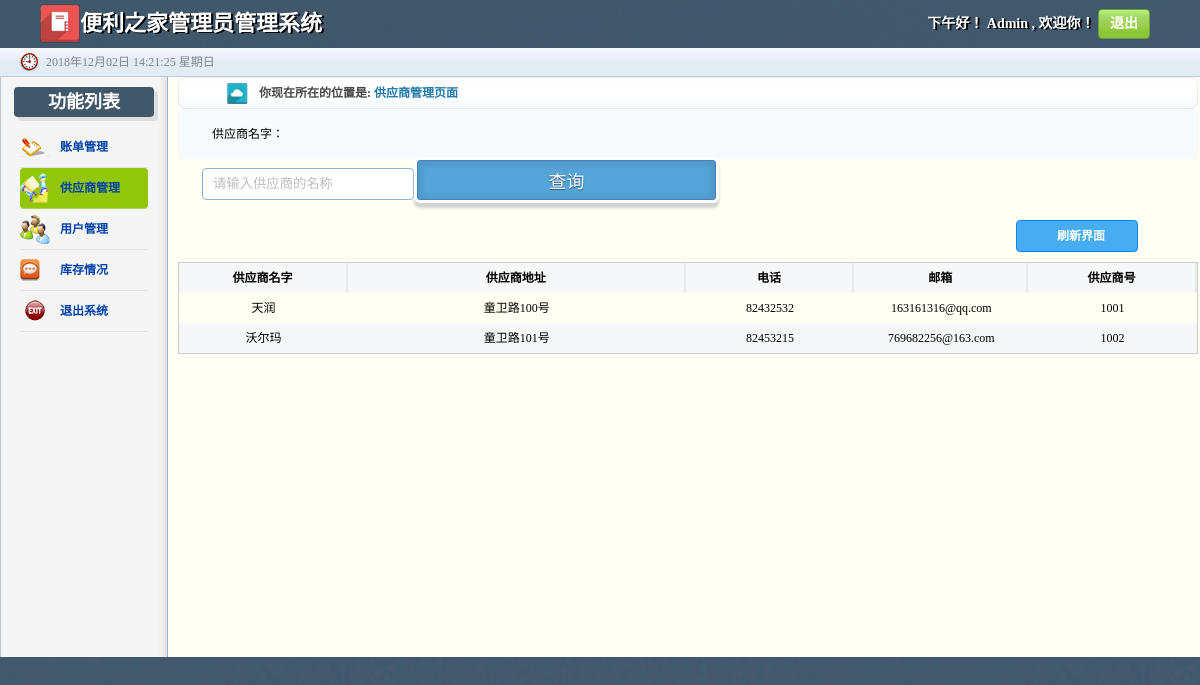
Screenshot of /1/providerList.php with the database file from the repository.
### tables this page shows
CREATE TABLE `supplier` (
  `供应商名字` varchar(20) NOT NULL,
  `供应商地址` varchar(40) NOT NULL,
  `供应商电话` int(11) NOT NULL,
  `邮箱` varchar(40) DEFAULT NULL,
  `供应商号` int(11) DEFAULT NULL
);

### 1/providerList.php (the view, shortened to what this page needs)
<!DOCTYPE html>
<html>
<head lang="en">
    <link rel="stylesheet" href="css/public.css"/>
    <link rel="stylesheet" href="css/style.css"/>
</head>
<body>
<header class="publicHeader">
    <h1>便利之家管理员管理系统</h1>
    <div class="publicHeaderR">
        <p><span>下午好！</span><span style="color: #ffffff"> Admin</span> , 欢迎你！</p>
        <a href="login.html">退出</a>
    </div>
</header>
<section class="publicTime">
    <span id="time">2015年1月1日 11:11  星期一</span>
</section>
<section class="publicMian ">
    <div class="left">
        <h2 class="leftH2">功能列表</h2>
        <nav>
            <ul class="list">
                <li><a href="billshow.php">账单管理</a></li>
                <li id="active"><a href="providerList.php">供应商管理</a></li>
                <li><a href="userList.php">用户管理</a></li>
                <li><a href="kucun.php">库存情况</a></li>
                <li><a href="../login_admin.html">退出系统</a></li>
            </ul>
        </nav>
    </div>
    <div class="right">
        <div class="location">
            <strong>你现在所在的位置是:</strong>
            <span>供应商管理页面</span>
        </div>
        <div class="search">
            <span>供应商名字：</span>
			<form action="providerresult.php" method="get">
            <input type="text" name="gysmz" placeholder="请输入供应商的名称"/>
            <input type="submit"  name="submit" value="查询"/>
			</form>
            <a href="providerList.php">刷新界面</a>
        </div>
        <table class="providerTable" cellpadding="0" cellspacing="0">
            <tr class="firstTr">
                <th width="10%">供应商名字</th>
                <th width="20%">供应商地址</th>
                <th width="10%">电话</th>
                <th width="10%">邮箱</th>
                <th width="10%">供应商号</th>
            </tr>
            <?php
$hostname='localhost';
$user='vans';
$password='123456';
$link=mysqli_connect($hostname,$user,$password,'shop');
mysqli_query($link,"set names utf8");
$sql="select * from supplier";
$result=mysqli_query($link,$sql);
while($row=mysqli_fetch_row($result)){
echo<<<TR
<tr>
                <td>{$row[0]}</td>
                <td>{$row[1]}</td>
                <td>{$row[2]}</td>
                <td>{$row[3]}</td>
                <td>{$row[4]}</td>
                </tr>
TR;
	}
			?>
        </table>
    </div>
</section>
</body>
</html>

### 1/css/public.css (style rules this page uses)
body { font-size: 12px; background:url("../img/89.jpg"); }
a { text-decoration: none; }
li { list-style: none; }
.publicHeader { height: 48px; line-height: 48px; font-size: 14px; background: url("../img/3.jpg"); }
.publicHeader h1 { float: left; color: #fff; font-size: 22px; padding-left:80px; text-shadow: 2px 1px #000; background: url("../img/19.png") 30px center no-repeat; }
.publicHeaderR { float: right; color: #fff; margin-right: 50px; }
.publicHeaderR p { display: inline-block; font-weight: bold; text-shadow: 2px 1px #000; }
.publicHeaderR a { width: 50px; height: 28px; display: inline-block; border: 1px solid #679e43; background: linear-gradient(to bottom,#baf076,#a2d866,#9cd055,#8dc838,#8bc93a); line-height: 28px; text-align: center; border-radius: 4px; font-weight: bold; color: #fff; }
.publicTime { height: 28px; line-height: 28px; font-size: 12px; background: linear-gradient(to bottom,#f5f9f8,#eef2fb,#e2ecf5,#e2ecf5,#e0edf6); padding-left: 20px; color: #808589; }
#time { float: left; background: url("../img/time.png") 0 center no-repeat; padding-left: 26px; }
.publicMian { border-top: 1px solid #c2ccd5; display: flex; display: -webkit-flex; background: #fffff3; }
.left { width: 168px; background: url("../img/leftBg.png") 0 0 repeat-y; margin-right: 10px; min-height: 580px; }
.leftH2 { width: 140px; height: 30px; border-radius: 4px; line-height: 30px; text-align: center; color: #fff; background: url("../img/3.jpg") 0 0 repeat-y; margin: 10px auto; box-shadow:4px 4px rgba(212,212,212,0.7); }
.list { margin: 0 20px; font-weight: bold; }
.list li { height: 40px; line-height: 40px; border-bottom: 1px solid rgba(212,212,212,0.5) ; }
.list li:nth-child(1) { background: url("../img/zd.png") 0 center no-repeat; }
.list li:nth-child(2) { background: url("../img/gys.png") 0 center no-repeat; }
.list li:nth-child(3) { background: url("../img/yh.png") 0 center no-repeat; }
.list li:nth-child(4) { background: url("../img/read.png") 0 center no-repeat; }
.list li:nth-child(5) { background: url("../img/tc.png") 0 center no-repeat; }
.list li:active, #active { background-color: #92c609; border-radius: 4px; }
.list a { color: #0042a8; display: inline-block; padding-left: 40px; width: 90%; }
.right { width: 85%; }
.location { height: 30px; line-height: 30px; border: 1px solid #e6eaf6; border-radius: 8px; background: linear-gradient(to bottom, #fefefe,#ffffff,#f6fafd); color: #4a4a4a; padding-left: 30px; }
.location strong { background: url("../img/77.png") 0 center no-repeat; display: inline-block; padding-left: 50px; }
.location span { color: #2179a9; font-weight: bold; }
.search { height:50px; line-height:50px; background: #f6fafd; padding-left: 24px; color: #000; }
.search input[type='text'] { width: 200px; height: 30px; outline: none; padding-left: 10px; border: 1px solid #8ab2d5; border-radius: 4px; }
.search a { width: 80px; padding-left:40px; float: right; margin: 10px 60px; height: 30px; line-height: 30px; border: 1px solid #0c89de; border-radius: 4px; color: #fff; font-weight: bold; background:#47acf1; display: inline-block; }
.search span { margin-left: 10px; }

### 1/css/style.css (style rules this page uses)
* { margin: 0; padding: 0; }
input { outline: none; }
input[type='submit'], input[type='reset'], .providerView a { width: 30%; cursor: pointer; background: #54a4d7; padding: 6px 18px; font-family: 'BebasNeueRegular', 'Arial Narrow', Arial, sans-serif; color: #fff; font-size: 18px; border: 1px solid #4682be; margin-bottom: 10px; margin-right: 22px; text-shadow: 0 1px 1px rgba(0, 0, 0, 0.5); -webkit-border-radius: 3px; -moz-border-radius: 3px; border-radius: 3px; -webkit-box-shadow: 0px 1px 4px 4px rgba(0, 0, 0, 0.07) inset, 0px 0px 0px 3px rgb(254, 254, 254), 0px 5px 3px 3px rgb(210, 210, 210); -moz-box-shadow: 0px 1px 4px 4px rgba(0, 0, 0, 0.07) inset, 0px 0px 0px 3px rgb(254, 254, 254), 0px 5px 3px 3px rgb(210, 210, 210); box-shadow: 0px 1px 4px 4px rgba(0, 0, 0, 0.07) inset, 0px 0px 0px 3px rgb(254, 254, 254), 0px 5px 3px 3px rgb(210, 210, 210); }
.providerTable { width: 100%; border: 1px solid #ccc; }
.providerTable tr { height: 30px; line-height: 30px; text-align: center; }
.providerTable tr:nth-child(odd) { background: #f6f7f9; }
.firstTr { border: 1px solid #d6dfe6; background: linear-gradient(to bottom, #f3f8fc, #ebf4f9, #e3f1fa, #e0f0fd, #d8e9fd); }
.firstTr th { border-right: 2px solid rgba(209, 218, 223, 0.4); }

### rows the page displays
supplier: 供应商名字 "天润", 供应商地址 "童卫路100号", 供应商电话 "82432532", 邮箱 "163161316@qq.com", 供应商号 "1001"
supplier: 供应商名字 "沃尔玛", 供应商地址 "童卫路101号", 供应商电话 "82453215", 邮箱 "769682256@163.com", 供应商号 "1002"
